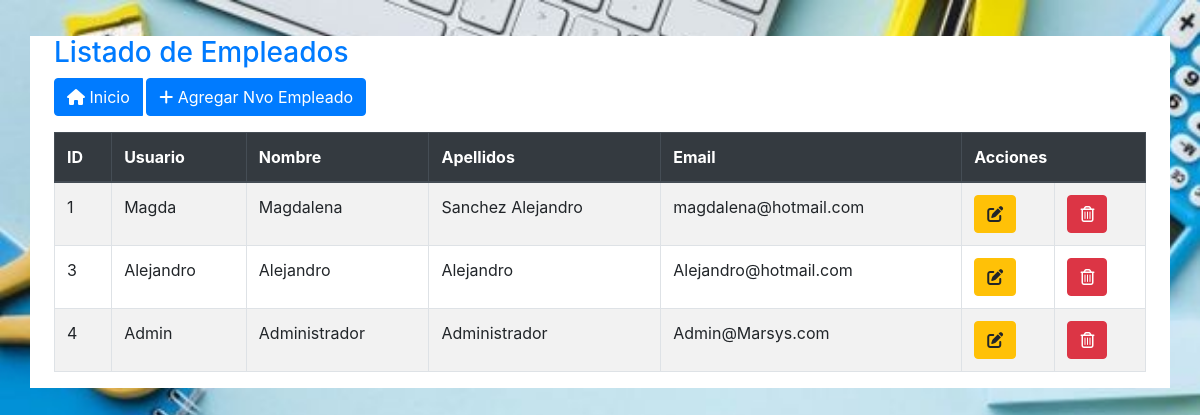
The page /Empleados/index.php on the database its author committed.
### tables this page shows
CREATE TABLE `empleados` (
  `Id_Empleado` int NOT NULL AUTO_INCREMENT,
  `Usuario` varchar(30) NOT NULL,
  `Contra` varchar(40) NOT NULL,
  `Nombre` varchar(40) NOT NULL,
  `Apellidos` varchar(40) NOT NULL,
  `Fecha_Nacimiento` date NOT NULL,
  `Email` varchar(40) NOT NULL,
  `Telefono` varchar(15) NOT NULL,
  `Observacion` varchar(50) NOT NULL,
  PRIMARY KEY (`Id_Empleado`)
);

### Empleados/clases/conectar.php (called while the page is built)
<?php
	class conectar
	{
		private $cn;
		public function conectar(){
			$this->cn=new mysqli('localhost','root','1234','Marsys');
        	return $this->cn;
		}
		public function setNames(){
			return $this->cn->query("SET NAMES 'utf8'");
		}
	}
 ?>

### Empleados/clases/empleado.php (called while the page is built, shortened)
<?php
require_once("conectar.php");
class usuarios extends conectar
{
  private $db;
  public function __construct()
  {
    $this->db = parent::conectar();
  }
  public function getDatos()
  {
    $sql = "select * from empleados;";
    $datos = $this->db->query($sql);
    $arreglo = array();
    while ($reg = $datos->fetch_object()) {
      $arreglo[] = $reg;
    }
    return $arreglo;
  }
}

### Empleados/index.php (the view, shortened to what this page needs)
<?php
require_once("clases/empleado.php");
$usuario = new usuarios();
$u = $usuario->getDatos();
?>
<!DOCTYPE html>
<html>
<head>
	<link rel="stylesheet" href="https://cdnjs.cloudflare.com/ajax/libs/font-awesome/6.3.0/css/all.min.css" />
	<link rel="stylesheet" type="text/css" href="../bootstrap5/css/magda.css">
	<link rel="stylesheet" type="text/css" href="../bootstrap5/css/styles.css">
	<link href="../bootstrap5/css/dataTables.bootstrap4.min.css" rel="stylesheet" />
</head>
<body>
	<div class="container ">
		<div class="panel panel-primary">
			<div class="panel-heading">
		<h3>Listado de Empleados</h3>
			</div>
			<div class="panel-body">
				<div class="form-group input-group">
					<div class="input-group-prepend">
						<a href="../paneladmin.php" class="btn btn-primary"><i class="fa-solid fa-house"></i> Inicio</a>
					</div>
					<div class="input-group-prepend">
						<span>&nbsp;</span>
						<span><a href="agregar.php" class="btn btn-primary"><i class="fa-solid fa-plus"></i> Agregar Nvo Empleado</a>
						</span>
					</div>
				</div>
				<div class="table-responsive">
					<table class="table table-striped table-bordered" id="tbl">
						<thead class="thead-dark">
							<tr class="info">
								<th>ID</th>
								<th>Usuario</th>
								<th>Nombre</th>
								<th>Apellidos</th>
								<th>Email</th>
								<th colspan="2">Acciones</th>
							</tr>
						</thead>
						<tbody>
							<?php
							foreach ($u as $dato) {
							?>
								<tr>
									<td><?php echo $dato->Id_Empleado ?></td>
									<td><?php echo $dato->Usuario ?></td>
									<td><?php echo $dato->Nombre ?></td>
									<td><?php echo $dato->Apellidos ?></td>
									<td><?php echo $dato->Email ?></td>
									<td>
										<a href="editar.php?id=<?php echo $dato->Id_Empleado ?>"><button class="btn btn-warning"><i class="fas fa-edit"></i></button></a>
									</td>
									<td>
										<a href="javascript:void(0);" onclick="eliminar('eliminar.php?id=<?php echo $dato->Id_Empleado ?>');"><button class="btn btn-danger"><i class="far fa-trash-alt"></i></span></button></a>
									</td>
								</tr>
							<?php
							}
							?>
						</tbody>
					</table>
				</div>
			</div>
		</div>
	</div>
</body>
</html>

### rows shown on the page
empleados: Id_Empleado "1", Usuario "Magda", Nombre "Magdalena", Apellidos "Sanchez Alejandro", Email "magdalena@hotmail.com"
empleados: Id_Empleado "3", Usuario "Alejandro", Nombre "Alejandro", Apellidos "Alejandro", Email "Alejandro@hotmail.com"
empleados: Id_Empleado "4", Usuario "Admin", Nombre "Administrador", Apellidos "Administrador", Email "Admin@Marsys.com"
